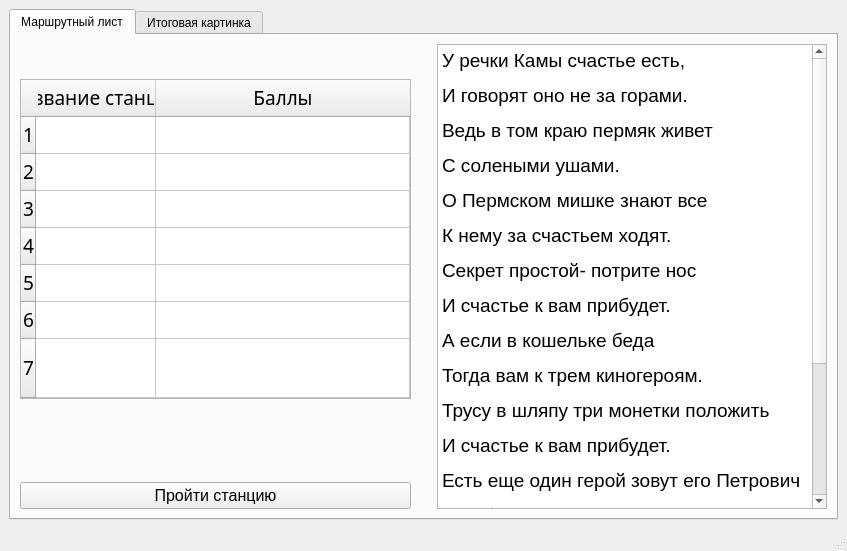
<?xml version="1.0" encoding="UTF-8"?>
<ui version="4.0">
 <class>MainWindow</class>
 <widget class="QMainWindow" name="MainWindow">
  <property name="geometry">
   <rect>
    <x>0</x>
    <y>0</y>
    <width>847</width>
    <height>551</height>
   </rect>
  </property>
  <property name="windowTitle">
   <string>Памятники Перми</string>
  </property>
  <widget class="QWidget" name="centralwidget">
   <layout class="QVBoxLayout" name="verticalLayout_2">
    <item>
     <widget class="QTabWidget" name="tabWidget">
      <property name="currentIndex">
       <number>0</number>
      </property>
      <widget class="QWidget" name="tab">
       <attribute name="title">
        <string>Маршрутный лист</string>
       </attribute>
       <layout class="QHBoxLayout" name="horizontalLayout">
        <item>
         <layout class="QVBoxLayout" name="verticalLayout">
          <item>
           <widget class="QTableWidget" name="tableWidget">
            <property name="sizePolicy">
             <sizepolicy hsizetype="Expanding" vsizetype="Expanding">
              <horstretch>0</horstretch>
              <verstretch>0</verstretch>
             </sizepolicy>
            </property>
            <property name="minimumSize">
             <size>
              <width>350</width>
              <height>320</height>
             </size>
            </property>
            <property name="maximumSize">
             <size>
              <width>16777215</width>
              <height>250</height>
             </size>
            </property>
            <property name="font">
             <font>
              <family>Noto Serif Lao</family>
              <pointsize>14</pointsize>
             </font>
            </property>
            <property name="showGrid">
             <bool>true</bool>
            </property>
            <property name="gridStyle">
             <enum>Qt::SolidLine</enum>
            </property>
            <attribute name="horizontalHeaderDefaultSectionSize">
             <number>120</number>
            </attribute>
            <attribute name="horizontalHeaderStretchLastSection">
             <bool>true</bool>
            </attribute>
            <attribute name="verticalHeaderVisible">
             <bool>true</bool>
            </attribute>
            <attribute name="verticalHeaderHighlightSections">
             <bool>false</bool>
            </attribute>
            <attribute name="verticalHeaderStretchLastSection">
             <bool>true</bool>
            </attribute>
            <row>
             <property name="text">
              <string>1</string>
             </property>
            </row>
            <row>
             <property name="text">
              <string>2</string>
             </property>
            </row>
            <row>
             <property name="text">
              <string>3</string>
             </property>
            </row>
            <row>
             <property name="text">
              <string>4</string>
             </property>
            </row>
            <row>
             <property name="text">
              <string>5</string>
             </property>
            </row>
            <row>
             <property name="text">
              <string>6</string>
             </property>
            </row>
            <row>
             <property name="text">
              <string>7</string>
             </property>
            </row>
            <column>
             <property name="text">
              <string>Название станции</string>
             </property>
             <property name="textAlignment">
              <set>AlignCenter</set>
             </property>
            </column>
            <column>
             <property name="text">
              <string>Баллы</string>
             </property>
             <property name="textAlignment">
              <set>AlignCenter</set>
             </property>
            </column>
            <item row="0" column="0">
             <property name="text">
              <string/>
             </property>
            </item>
            <item row="1" column="0">
             <property name="text">
              <string/>
             </property>
            </item>
            <item row="2" column="0">
             <property name="text">
              <string/>
             </property>
            </item>
            <item row="3" column="0">
             <property name="text">
              <string/>
             </property>
            </item>
            <item row="4" column="0">
             <property name="text">
              <string/>
             </property>
            </item>
           </widget>
          </item>
          <item>
           <spacer name="verticalSpacer">
            <property name="orientation">
             <enum>Qt::Vertical</enum>
            </property>
            <property name="sizeType">
             <enum>QSizePolicy::MinimumExpanding</enum>
            </property>
            <property name="sizeHint" stdset="0">
             <size>
              <width>20</width>
              <height>60</height>
             </size>
            </property>
           </spacer>
          </item>
          <item>
           <spacer name="horizontalSpacer">
            <property name="orientation">
             <enum>Qt::Horizontal</enum>
            </property>
            <property name="sizeHint" stdset="0">
             <size>
              <width>40</width>
              <height>20</height>
             </size>
            </property>
           </spacer>
          </item>
          <item>
           <widget class="QPushButton" name="goButton">
            <property name="font">
             <font>
              <pointsize>12</pointsize>
             </font>
            </property>
            <property name="text">
             <string>Пройти станцию</string>
            </property>
           </widget>
          </item>
         </layout>
        </item>
        <item>
         <spacer name="horizontalSpacer_2">
          <property name="orientation">
           <enum>Qt::Horizontal</enum>
          </property>
          <property name="sizeType">
           <enum>QSizePolicy::Fixed</enum>
          </property>
          <property name="sizeHint" stdset="0">
           <size>
            <width>20</width>
            <height>20</height>
           </size>
          </property>
         </spacer>
        </item>
        <item>
         <layout class="QVBoxLayout" name="verticalLayout_4">
          <item>
           <widget class="QTextBrowser" name="textBrowser">
            <property name="minimumSize">
             <size>
              <width>0</width>
              <height>250</height>
             </size>
            </property>
            <property name="html">
             <string>&lt;!DOCTYPE HTML PUBLIC &quot;-//W3C//DTD HTML 4.0//EN&quot; &quot;http://www.w3.org/TR/REC-html40/strict.dtd&quot;&gt;
&lt;html&gt;&lt;head&gt;&lt;meta name=&quot;qrichtext&quot; content=&quot;1&quot; /&gt;&lt;style type=&quot;text/css&quot;&gt;
p, li { white-space: pre-wrap; }
&lt;/style&gt;&lt;/head&gt;&lt;body style=&quot; font-family:'MS Shell Dlg 2'; font-size:8.25pt; font-weight:400; font-style:normal;&quot;&gt;
&lt;p style=&quot; margin-top:12px; margin-bottom:12px; margin-left:0px; margin-right:0px; -qt-block-indent:0; text-indent:0px;&quot;&gt;&lt;span style=&quot; font-family:'Times New Roman','serif'; font-size:14pt;&quot;&gt;У речки Камы счастье есть,&lt;/span&gt;&lt;span style=&quot; font-family:'Arial'; font-size:14pt;&quot;&gt; &lt;/span&gt;&lt;/p&gt;
&lt;p style=&quot; margin-top:12px; margin-bottom:12px; margin-left:0px; margin-right:0px; -qt-block-indent:0; text-indent:0px;&quot;&gt;&lt;span style=&quot; font-family:'Times New Roman','serif'; font-size:14pt;&quot;&gt;И говорят оно не за горами.&lt;/span&gt;&lt;span style=&quot; font-family:'Arial'; font-size:14pt;&quot;&gt; &lt;/span&gt;&lt;/p&gt;
&lt;p style=&quot; margin-top:12px; margin-bottom:12px; margin-left:0px; margin-right:0px; -qt-block-indent:0; text-indent:0px;&quot;&gt;&lt;span style=&quot; font-family:'Times New Roman','serif'; font-size:14pt;&quot;&gt;Ведь в том краю пермяк живет &lt;/span&gt;&lt;/p&gt;
&lt;p style=&quot; margin-top:12px; margin-bottom:12px; margin-left:0px; margin-right:0px; -qt-block-indent:0; text-indent:0px;&quot;&gt;&lt;span style=&quot; font-family:'Times New Roman','serif'; font-size:14pt;&quot;&gt;С солеными ушами.&lt;/span&gt;&lt;span style=&quot; font-family:'Arial'; font-size:14pt;&quot;&gt; &lt;/span&gt;&lt;/p&gt;
&lt;p style=&quot; margin-top:12px; margin-bottom:12px; margin-left:0px; margin-right:0px; -qt-block-indent:0; text-indent:0px;&quot;&gt;&lt;span style=&quot; font-family:'Times New Roman','serif'; font-size:14pt;&quot;&gt;О Пермском мишке знают все&lt;/span&gt;&lt;span style=&quot; font-family:'Arial'; font-size:14pt;&quot;&gt; &lt;/span&gt;&lt;/p&gt;
&lt;p style=&quot; margin-top:12px; margin-bottom:12px; margin-left:0px; margin-right:0px; -qt-block-indent:0; text-indent:0px;&quot;&gt;&lt;span style=&quot; font-family:'Times New Roman','serif'; font-size:14pt;&quot;&gt;К нему за счастьем ходят.&lt;/span&gt;&lt;span style=&quot; font-family:'Arial'; font-size:14pt;&quot;&gt; &lt;/span&gt;&lt;/p&gt;
&lt;p style=&quot; margin-top:12px; margin-bottom:12px; margin-left:0px; margin-right:0px; -qt-block-indent:0; text-indent:0px;&quot;&gt;&lt;span style=&quot; font-family:'Times New Roman','serif'; font-size:14pt;&quot;&gt;Секрет простой- потрите нос &lt;/span&gt;&lt;/p&gt;
&lt;p style=&quot; margin-top:12px; margin-bottom:12px; margin-left:0px; margin-right:0px; -qt-block-indent:0; text-indent:0px;&quot;&gt;&lt;span style=&quot; font-family:'Times New Roman','serif'; font-size:14pt;&quot;&gt;И счастье к вам прибудет.&lt;/span&gt;&lt;span style=&quot; font-family:'Arial'; font-size:14pt;&quot;&gt; &lt;/span&gt;&lt;/p&gt;
&lt;p style=&quot; margin-top:12px; margin-bottom:12px; margin-left:0px; margin-right:0px; -qt-block-indent:0; text-indent:0px;&quot;&gt;&lt;span style=&quot; font-family:'Times New Roman','serif'; font-size:14pt;&quot;&gt;А если в кошельке беда&lt;/span&gt;&lt;span style=&quot; font-family:'Arial'; font-size:14pt;&quot;&gt; &lt;/span&gt;&lt;/p&gt;
&lt;p style=&quot; margin-top:12px; margin-bottom:12px; margin-left:0px; margin-right:0px; -qt-block-indent:0; text-indent:0px;&quot;&gt;&lt;span style=&quot; font-family:'Times New Roman','serif'; font-size:14pt;&quot;&gt;Тогда вам к трем киногероям.&lt;/span&gt;&lt;span style=&quot; font-family:'Arial'; font-size:14pt;&quot;&gt; &lt;/span&gt;&lt;/p&gt;
&lt;p style=&quot; margin-top:12px; margin-bottom:12px; margin-left:0px; margin-right:0px; -qt-block-indent:0; text-indent:0px;&quot;&gt;&lt;span style=&quot; font-family:'Times New Roman','serif'; font-size:14pt;&quot;&gt;Трусу в шляпу три монетки положить&lt;/span&gt;&lt;span style=&quot; font-family:'Arial'; font-size:14pt;&quot;&gt; &lt;/span&gt;&lt;/p&gt;
&lt;p style=&quot; margin-top:12px; margin-bottom:12px; margin-left:0px; margin-right:0px; -qt-block-indent:0; text-indent:0px;&quot;&gt;&lt;span style=&quot; font-family:'Times New Roman','serif'; font-size:14pt;&quot;&gt;И счастье к вам прибудет.&lt;/span&gt;&lt;span style=&quot; font-family:'Arial'; font-size:14pt;&quot;&gt; &lt;/span&gt;&lt;/p&gt;
&lt;p style=&quot; margin-top:12px; margin-bottom:12px; margin-left:0px; margin-right:0px; -qt-block-indent:0; text-indent:0px;&quot;&gt;&lt;span style=&quot; font-family:'Times New Roman','serif'; font-size:14pt;&quot;&gt;Есть еще один герой зовут его Петрович&lt;/span&gt;&lt;span style=&quot; font-family:'Arial'; font-size:14pt;&quot;&gt; &lt;/span&gt;&lt;/p&gt;
&lt;p style=&quot; margin-top:12px; margin-bottom:12px; margin-left:0px; margin-right:0px; -qt-block-indent:0; text-indent:0px;&quot;&gt;&lt;span style=&quot; font-family:'Times New Roman','serif'; font-size:14pt;&quot;&gt;Он обеспечит всех водой&lt;/span&gt;&lt;span style=&quot; font-family:'Arial'; font-size:14pt;&quot;&gt; &lt;/span&gt;&lt;/p&gt;
&lt;p style=&quot; margin-top:12px; margin-bottom:12px; margin-left:0px; margin-right:0px; -qt-block-indent:0; text-indent:0px;&quot;&gt;&lt;span style=&quot; font-family:'Times New Roman','serif'; font-size:14pt;&quot;&gt;Ты только нос его потрогай.&lt;/span&gt;&lt;span style=&quot; font-family:'Arial'; font-size:14pt;&quot;&gt; &lt;/span&gt;&lt;/p&gt;
&lt;p style=&quot; margin-top:12px; margin-bottom:12px; margin-left:0px; margin-right:0px; -qt-block-indent:0; text-indent:0px;&quot;&gt;&lt;span style=&quot; font-family:'Times New Roman','serif'; font-size:14pt;&quot;&gt;А говорят еще в Перми &lt;/span&gt;&lt;/p&gt;
&lt;p style=&quot; margin-top:12px; margin-bottom:12px; margin-left:0px; margin-right:0px; -qt-block-indent:0; text-indent:0px;&quot;&gt;&lt;span style=&quot; font-family:'Times New Roman','serif'; font-size:14pt;&quot;&gt;Кусочек есть Парижа&lt;/span&gt;&lt;span style=&quot; font-family:'Arial'; font-size:14pt;&quot;&gt; &lt;/span&gt;&lt;/p&gt;
&lt;p style=&quot; margin-top:12px; margin-bottom:12px; margin-left:0px; margin-right:0px; -qt-block-indent:0; text-indent:0px;&quot;&gt;&lt;span style=&quot; font-family:'Times New Roman','serif'; font-size:14pt;&quot;&gt;Туда влюбленные идут&lt;/span&gt;&lt;span style=&quot; font-family:'Arial'; font-size:14pt;&quot;&gt; &lt;/span&gt;&lt;/p&gt;
&lt;p style=&quot; margin-top:12px; margin-bottom:12px; margin-left:0px; margin-right:0px; -qt-block-indent:0; text-indent:0px;&quot;&gt;&lt;span style=&quot; font-family:'Times New Roman','serif'; font-size:14pt;&quot;&gt;Пронзенные стрелой Амура. &lt;/span&gt;&lt;/p&gt;&lt;/body&gt;&lt;/html&gt;</string>
            </property>
           </widget>
          </item>
         </layout>
        </item>
       </layout>
      </widget>
      <widget class="QWidget" name="tab_2">
       <attribute name="title">
        <string>Итоговая картинка</string>
       </attribute>
       <layout class="QVBoxLayout" name="verticalLayout_3">
        <item>
         <widget class="QLabel" name="label">
          <property name="font">
           <font>
            <family>Alef</family>
            <pointsize>12</pointsize>
            <weight>75</weight>
            <bold>true</bold>
           </font>
          </property>
          <property name="text">
           <string>Соберите всю картинку, проходя станции</string>
          </property>
          <property name="textFormat">
           <enum>Qt::AutoText</enum>
          </property>
          <property name="alignment">
           <set>Qt::AlignCenter</set>
          </property>
         </widget>
        </item>
        <item>
         <widget class="QGraphicsView" name="graphicsView">
          <property name="styleSheet">
           <string notr="true">Здесь будет картинка!</string>
          </property>
         </widget>
        </item>
       </layout>
      </widget>
     </widget>
    </item>
   </layout>
  </widget>
  <widget class="QMenuBar" name="menubar">
   <property name="geometry">
    <rect>
     <x>0</x>
     <y>0</y>
     <width>847</width>
     <height>21</height>
    </rect>
   </property>
  </widget>
  <widget class="QStatusBar" name="statusbar"/>
 </widget>
 <resources/>
 <connections/>
</ui>
